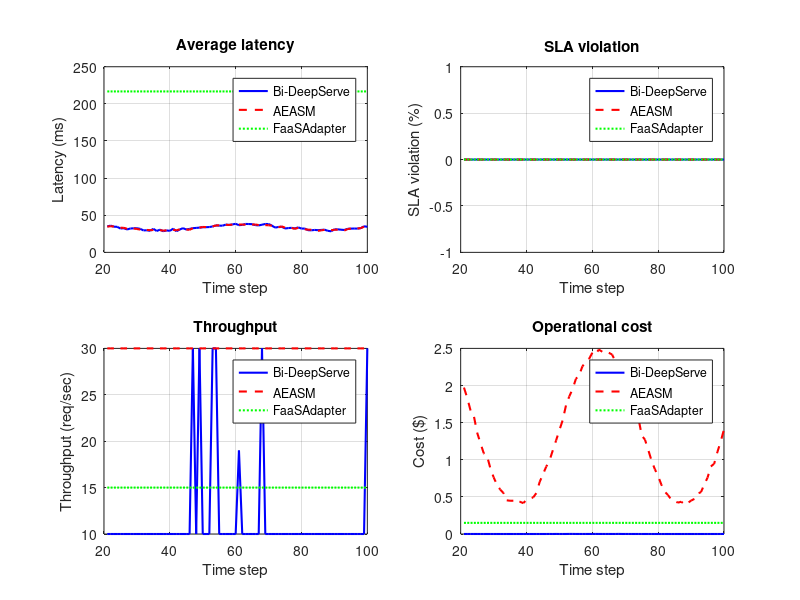

Source code (MATLAB):
%% Plot simulation results
clear; clc; close all;

load('simulation_results.mat');

fig = figure('Color','w','Position',[100 100 1000 700]);

% Latency
subplot(2,2,1);
plot(T_valid, ts.latency_bds, 'b-', 'LineWidth', 1.5); hold on;
plot(T_valid, ts.latency_aeasm, 'r--', 'LineWidth', 1.5);
plot(T_valid, ts.latency_faas, 'g:', 'LineWidth', 1.5);
xlabel('Time step'); ylabel('Latency (ms)');
legend('Bi-DeepServe','AEASM','FaaSAdapter','Location','best');
title('Average latency'); grid on;

% SLA
subplot(2,2,2);
plot(T_valid, ts.sla_bds, 'b-', 'LineWidth', 1.5); hold on;
plot(T_valid, ts.sla_aeasm, 'r--', 'LineWidth', 1.5);
plot(T_valid, ts.sla_faas, 'g:', 'LineWidth', 1.5);
xlabel('Time step'); ylabel('SLA violation (%)');
legend('Bi-DeepServe','AEASM','FaaSAdapter','Location','best');
title('SLA violation'); grid on;

% Throughput
subplot(2,2,3);
plot(T_valid, ts.thr_bds, 'b-', 'LineWidth', 1.5); hold on;
plot(T_valid, ts.thr_aeasm, 'r--', 'LineWidth', 1.5);
plot(T_valid, ts.thr_faas, 'g:', 'LineWidth', 1.5);
xlabel('Time step'); ylabel('Throughput (req/sec)');
legend('Bi-DeepServe','AEASM','FaaSAdapter','Location','best');
title('Throughput'); grid on;

% Cost
subplot(2,2,4);
plot(T_valid, ts.cost_bds, 'b-', 'LineWidth', 1.5); hold on;
plot(T_valid, ts.cost_aeasm, 'r--', 'LineWidth', 1.5);
plot(T_valid, ts.cost_faas, 'g:', 'LineWidth', 1.5);
xlabel('Time step'); ylabel('Cost ($)');
legend('Bi-DeepServe','AEASM','FaaSAdapter','Location','best');
title('Operational cost'); grid on;

print(fig, 'simulation_results.png', '-dpng', '-r600');
